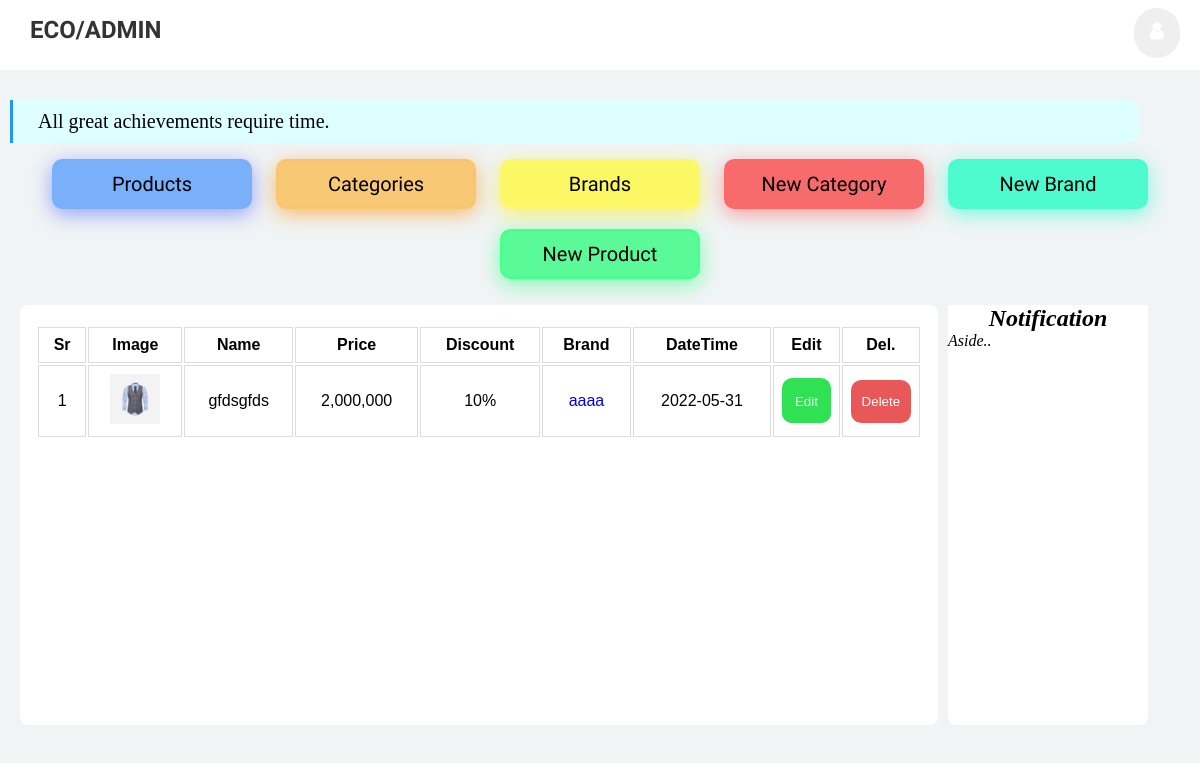
Before: /AdminProducts (signed in) with the older database file.
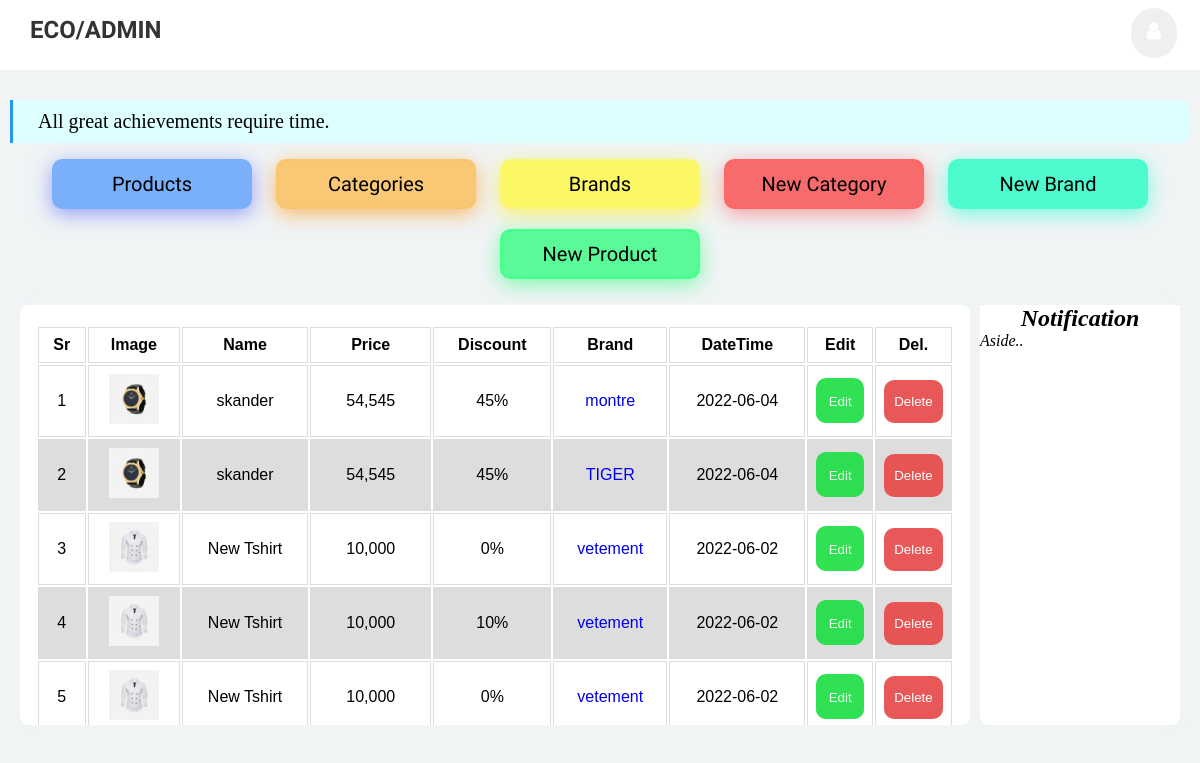
After: the same page with the newer database file.
### pet_shop/products/models.py (models this page shows, shortened)
class NewProduct(db.Model):
    __tablename__ = 'newproduct'
    id = db.Column(db.Integer, primary_key=True)
    name = db.Column(db.String(80), nullable=False)
    image_1 = db.Column(db.String(150), nullable=False, default='default.png')
    image_2 = db.Column(db.String(150), nullable=False, default='default.png')
    image_3 = db.Column(db.String(150), nullable=False, default='default.png')
    price = db.Column(db.Numeric(precision=8, asdecimal=False, decimal_return_scale=None), nullable=False)
    discount = db.Column(db.Integer, default=0)
    stock = db.Column(db.Integer, nullable=False)
    colors = db.Column(db.Text, nullable=False, default="gjkgkj")
    desc = db.Column(db.Text, nullable=False, default="ghjgk")
    pub_date = db.Column(db.DateTime, nullable=False, default=datetime.utcnow)
    category_id = db.Column(db.Integer, db.ForeignKey('category.id'),nullable=False)
    category = db.relationship('CategoryName',backref=db.backref('categories', lazy=True))
    brand_id = db.Column(db.Integer, db.ForeignKey('brand.id'),nullable=False)
    brand = db.relationship('BrandName',backref=db.backref('brands', lazy=True))
    user_id = db.Column(db.Integer, db.ForeignKey('users.id'), nullable=False)
    @app.template_filter()
    def numberFormat(value):
        return format(int(value), ',d')

class BrandName(db.Model):
    __tablename__ = 'brand'
    id = db.Column(db.Integer, primary_key=True)
    name = db.Column(db.String(30), unique=True, nullable=False)
    user_id = db.Column(db.Integer, db.ForeignKey('users.id'), nullable=False)
    pub_date = db.Column(db.DateTime, nullable=False, default=datetime.utcnow)

### pet_shop/products/routes.py (the view)
@app.route('/AdminProducts', methods=['GET', 'POST'])
def AdminProducts():
    products = NewProduct.query.filter_by(user_id=current_user.id)\
        .order_by(NewProduct.pub_date.desc()).all()
    return render_template('products.html', products=products)

### pet_shop/admin/models.py (called while the page is built)
@login_manager.user_loader
def load_user(user_id):
    return User.query.get(int(user_id))

### pet_shop/templates/products.html (shortened to what this page needs)
{% extends 'layout.html' %}
{% block content %}
        <main>
        <table class="table tbale-sm">
            <thead>
            <tr>
                <th>Sr</th>
                <th>Image</th>
                <th>Name</th>
                <th>Price</th>
                <th>Discount</th>
                <th>Brand</th>
                <th>DateTime</th>
                <th>Edit</th>
                <th>Del.</th>
             </tr>
            </thead>
            <tbody>
          {% for product in products %}
            <tr>
    <td>{{loop.index}}</td>
    <td> <img src="{{url_for('static',filename='images/product_img/' + product.image_1)}}" alt="{{product.name}}" width="50" height="50" alt="img"></td>
            <td>{{ product.name }}</td>
            <td>{{ product.price | numberFormat }}</td>
            <td>{{ product.discount }}%</td>
            <td><a href="{{ url_for('Brands') }}">{{ product.brand.name}}</a></td>
            <td>{{ product.pub_date.strftime('%Y-%m-%d') }}</td>
    <td> <a href="#" class="edit-buttons"><button class="edit-buttons">Edit</button></a></td>
    <td>
      <button class="dialog-buttons" onclick="document.getElementById('id01').style.display='block'" type="button">Delete</button>
    </td>
</tr>
{% endfor %}
   </tbody>
  </table>
</main>
{% endblock content %}

### pet_shop/templates/layout.html (shortened to what this page needs)
<!DOCTYPE html>
<html lang="en" dir="ltr">
  <head>
    <link rel="stylesheet" href="https://cdnjs.cloudflare.com/ajax/libs/font-awesome/4.7.0/css/font-awesome.min.css">
    <link rel="stylesheet" href="{{url_for('static', filename='css/admin.css')}}">
  </head>
  <body>
   <header>
     <nav class="nav1">
       <a href="{{url_for('AdminHome')}}" class="first-li-logo" >Eco/Admin</a>
       <ul class="first-ul">
         <li class="first-li "><button onclick="myFunction()" class="dropbtn"><i class="fa fa-user" style="font-size:20px;"></i></button></li>
       </ul>
     </nav>
   </header>
     <div class="second-nav">
<div class="">
       {% if current_user.is_authenticated %}
    <h2 class="h2-1">All great achievements require time.</h2>
  <ul class="second-ul">
    <li class="second-li "><a class="second-a-link blue" href="{{url_for('AdminProducts')}}">Products</a></li>
    <li class="second-li "><a class="second-a-link orange" href="{{url_for('Categories')}}">Categories</a></li>
    <li class="second-li "><a class="second-a-link yellow" href="{{url_for('Brands')}}">Brands</a></li>
    <li class="second-li "><a class="second-a-link pink" href="{{url_for('New_Category')}}">New Category</a></li>
    <li class="second-li "><a class="second-a-link cyan" href="{{url_for('New_Brand')}}">New Brand</a></li>
    <li class="second-li "><a class="second-a-link green" href="{{url_for('New_Product')}}">New Product</a></li>
  </ul>
</div>
</div>
<div class="container">
    {% block content %}
    {% endblock content %}
     	<aside>
        <h2 class="aside-notification">Notification</h2>
     		<p>Aside..</p>
     	</aside>
     </div>
    {% else %}
    <h2 class="h2-1">You have to log in first.</h2>
    {% endif %}
  </body>
</html>

### pet_shop/static/css/admin.css (style rules this page uses)
* { margin:0; padding:0; text-decoration: none; list-style: none; }
body { background-color: #F4F7FA; background-color: #f0f4f5; height: auto; }
header { background-color: #ffffff; width: 100%; height: 70px; }
.first-li-logo { font-family: 'Prompt', sans-serif; font-size: 24px; color: rgb(51, 51, 51); font-weight: 900; text-transform: uppercase; display: block; margin: 16px 30px; float: left; }
header .nav1 .first-ul { display: block; margin: 0 1vh; }
.first-ul .first-li { display: inline; }
header .nav1 .first-ul .first-li { display: inline-block; list-style: none; padding: 0 0px; float: right; margin: 8px 12px; }
.fa-user { margin-top: -10px; cursor: pointer; color: e9e9e9; pointer-events: none; }
.dropbtn { background-color: 70707033; color: white; padding: 16px; margin-top: 0px; font-size: 16px; border: none; cursor: pointer; border-radius: 50px; }
.second-nav { padding-top: 30px; }
.container { display:flex; flex-grow: 1; max-width: 141vh; margin:auto; border-radius: 25px; background: #f0f4f5; }
main, aside { flex:0 100%; height:400px; }
.aside-notification { text-align: center; }
aside { float: right; font-style: italic; background: #ffffff; flex: 0 0 200px; height: 420px; margin-left: 10px; border-radius: 8px; }
main { background: #ffffff; padding-top: 20px; flex: 1 1 0px; overflow: scroll; border-radius: 8px; }
@media (max-width: 1341px) { main { flex: 1 1 0px; gin-left: 10px; } }
@media (max-width: 1341px) { aside { flex: 0 0 200px; margin-left: 0px; border-top-right-radius: 0px; border-top-left-radius: 0px; margin-left: 0px; margin-left: 10px; } }
@media (max-width: 1341px) { .container { margin: 0 10px; padding: 10px; } }
@media (max-width: 1341px) { .h2-1 { margin: 0 10px !important; } }
table { font-family: arial, sans-serif; padding: 0 16px; width: 100%; }
td, th { border: 1px solid #dddddd; text-align: center; padding: 8px; }
tr:nth-child(even) { background-color: #dddddd; }
.h2-1 { border-color: #2196F3!important; border-left-style: solid; color: #000!important; background-color: #ddffff!important; font-size: 20px; font-weight: 100; padding: 10px 25px; border-radius: 0px 10px 10px 0px; max-width: 134.5vh; margin:auto; }
.second-ul { list-style-type: none; text-align: center; margin: 0; padding: 0; margin: 6px 0; }
.second-ul .second-li { display: inline-block; font-size: 20px; width: 200px; text-align: center; border-radius: 10px; cursor: pointer; margin: 10px; }
.second-a-link { font-family: 'Prompt', sans-serif; display: flex; justify-content: center; padding: 10px; color: black; }
.second-ul .blue { border-style: solid; border-color: #bebff303; background-color: #006bff7d; border-radius: 10px; box-shadow: 0px 5px 20px #4f5cf98f; }
.second-ul .orange { border-style: solid; border-color: #ffbf5e36; background-color: #ffa00085; border-radius: 10px; box-shadow: 0px 5px 20px #ff8d0094; }
.second-ul .yellow { border-style: solid; border-color: #f9f3a73d; background-color: #fffa22b0; border-radius: 10px; box-shadow: 0px 5px 20px #ffed0091; }
.second-ul .pink { border-style: solid; border-color: #ff666694; background-color: #ff00008f; border-radius: 10px; box-shadow: 0px 5px 20px #ff00005c; }
.second-ul .cyan { border-style: solid; border-color: #53ffd900; background-color: #00ffbfad; border-radius: 10px; box-shadow: 0px 5px 20px #00ffcd85; }
.second-ul .green { border-style: solid; border-color: #49ff8e; background-color: #00ff619e; border-radius: 10px; box-shadow: 0px 5px 20px #00ff617d; }
.edit-buttons { background-color: #1adf41; color: white; padding: 14px 0px; border: none; cursor: pointer; width: 100%; opacity: 0.9; border-radius: 10px; }
.dialog-buttons { background-color: #e74646; color: white; padding: 14px 0px; border: none; cursor: pointer; width: 100%; opacity: 0.9; border-radius: 10px; }

Changed rows visible on the page:
no longer on this page (row edited): NewProduct: image_1 (picture), name "gfdsgfds", price|numberFormat "2,000,000", discount "10", brand.name "aaaa", pub_date "2022-05-31"
added NewProduct: image_1 (picture), name "skander", price|numberFormat "54,545", discount "45", brand.name "montre", pub_date "2022-06-04"
added NewProduct: image_1 (picture), name "skander", price|numberFormat "54,545", discount "45", brand.name "TIGER", pub_date "2022-06-04"
added NewProduct: image_1 (picture), name "New Tshirt", price|numberFormat "10,000", discount "0", brand.name "vetement", pub_date "2022-06-02"
added NewProduct: image_1 (picture), name "New Tshirt", price|numberFormat "10,000", discount "10", brand.name "vetement", pub_date "2022-06-02"
added NewProduct: image_1 (picture), name "New Tshirt", price|numberFormat "10,000", discount "0", brand.name "vetement", pub_date "2022-06-02"
